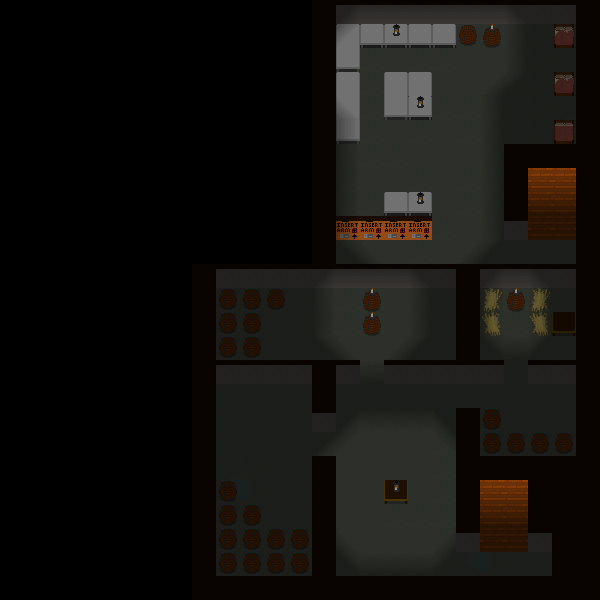

Tiled map render using the project's own tile images. Description and the map definition, with tile-layer contents summarised, below:
An orthogonal 25x25 tile map with 24x24 px tiles, 3 tile layers (base, baseDetail, r1), 4 hidden layers not drawn, 3 tilesets.

<map version="1.0" orientation="orthogonal" renderorder="right-down" width="25" height="25" tilewidth="24" tileheight="24" nextobjectid="1">
 <tileset firstgid="1" name="Untitled" tilewidth="24" tileheight="24">
  <image source="Untitled.png" width="480" height="240" />
  <tile id="22">
   <properties>
    <property name="Collide" value="1" />
   </properties>
  </tile>
  <tile id="41">
   <properties>
    <property name="Collide" value="1" />
    <property name="Save" value="1" />
   </properties>
  </tile>
  <tile id="61">
   <properties>
    <property name="Collide" value="1" />
    <property name="Save" value="1" />
   </properties>
  </tile>
  <tile id="104">
   <properties>
    <property name="Barrier" value="1" />
    <property name="Collide" value="1" />
   </properties>
  </tile>
  <tile id="105">
   <properties>
    <property name="Barrier" value="1" />
    <property name="Collide" value="1" />
   </properties>
  </tile>
  <tile id="108">
   <properties>
    <property name="Collide" value="1" />
   </properties>
  </tile>
  <tile id="122">
   <properties>
    <property name="Collide" value="1" />
   </properties>
  </tile>
  <tile id="125">
   <properties>
    <property name="Collide" value="1" />
   </properties>
  </tile>
  <tile id="148">
   <properties>
    <property name="Collide" value="1" />
   </properties>
  </tile>
  <tile id="166">
   <properties>
    <property name="Collide" value="1" />
   </properties>
  </tile>
  <tile id="169">
   <properties>
    <property name="Collide" value="1" />
   </properties>
  </tile>
  <tile id="180">
   <properties>
    <property name="Collide" value="1" />
   </properties>
  </tile>
  <tile id="181">
   <properties>
    <property name="Collide" value="1" />
   </properties>
  </tile>
  <tile id="182">
   <properties>
    <property name="Collide" value="1" />
   </properties>
  </tile>
  <tile id="188">
   <properties>
    <property name="Slope" value="1" />
   </properties>
  </tile>
 </tileset>
 <tileset firstgid="201" name="WorldTileset2" tilewidth="24" tileheight="24">
  <image source="WorldTileset2.png" width="480" height="240" />
  <tile id="16">
   <properties>
    <property name="Barrier" value="1" />
    <property name="Collide" value="1" />
    <property name="Heal" value="15" />
   </properties>
  </tile>
 </tileset>
 <tileset firstgid="401" name="Shading" tilewidth="24" tileheight="24">
  <image source="Shading.png" width="240" height="240" />
 </tileset>
 <layer name="base" width="25" height="25">
  <data>[625 cells, 625 non-empty, 10 distinct tile ids]</data>
 </layer>
 <layer name="baseDetail" width="25" height="25">
  <data>[625 cells, 56 non-empty, 14 distinct tile ids]</data>
 </layer>
 <layer name="r1" width="25" height="25">
  <properties>
   <property name="Always Cover" value="" />
  </properties>
  <data>[625 cells, 370 non-empty, 16 distinct tile ids]</data>
 </layer>
 <layer name="trig2" width="25" height="25" visible="0">
  <data>[625 cells, 180 non-empty, 1 distinct tile ids]</data>
 </layer>
 <layer name="r2" width="25" height="25" visible="0">
  <data>[625 cells, 239 non-empty, 1 distinct tile ids]</data>
 </layer>
 <layer name="trig3" width="25" height="25" visible="0">
  <data>[625 cells, 110 non-empty, 1 distinct tile ids]</data>
 </layer>
 <layer name="r3" width="25" height="25" visible="0">
  <data>[625 cells, 133 non-empty, 1 distinct tile ids]</data>
 </layer>
</map>
